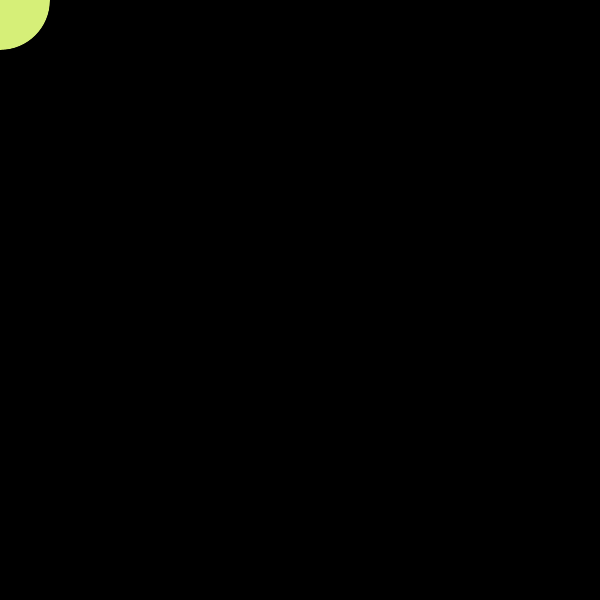
Frame 1 (no input)
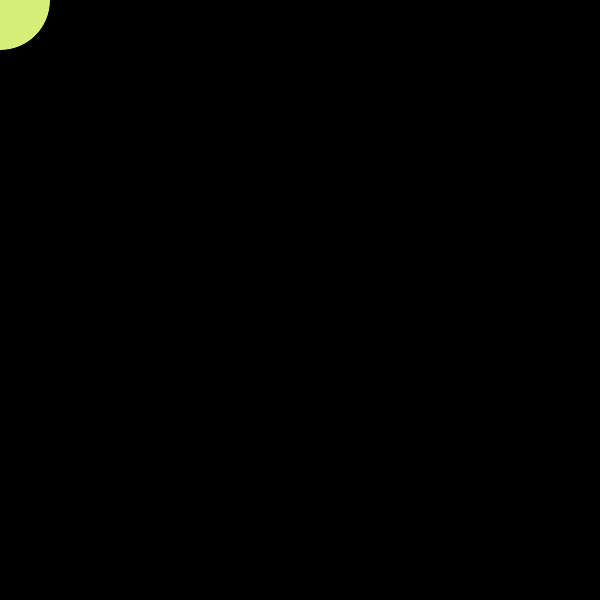
Frame 60 (the mouse pressed at the canvas centre just before this capture)
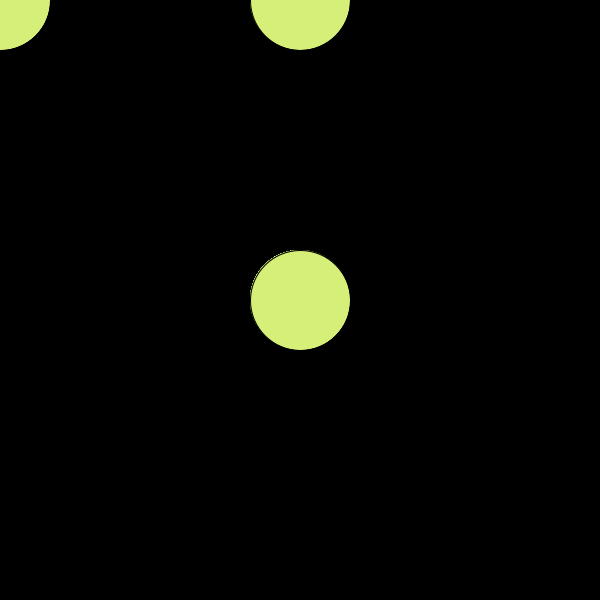
Frame 120 (the mouse held since frame 60 and released just before this capture)

The Processing sketch that drew these frames (run headless with seeded random() and noise(); from frame 60 on, the mouse is pressed at the canvas centre):

// Processing sketch: processing_163742
// ── processing_163742.pde

void setup(){
  size(600,600);
  background(0);
  smooth();
}
void draw(){
fill(214,239,120);
ellipse( mouseX,pmouseY,100,100);
frameRate(10);
}


  
